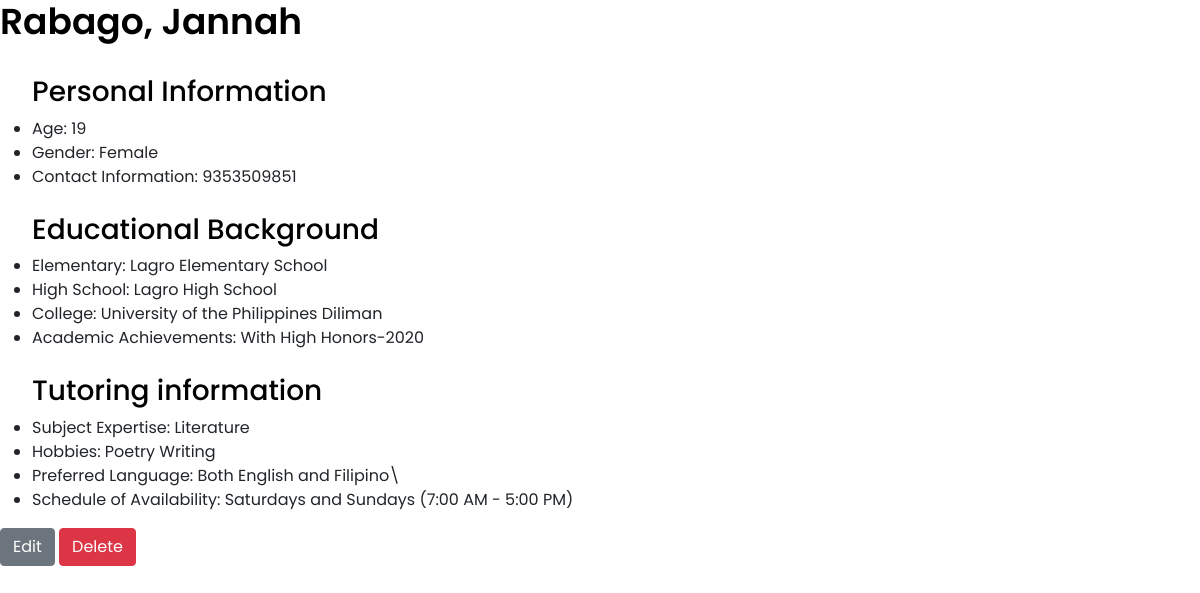
/tutorlist/3, run on the app's committed database.
### tables this page shows
CREATE TABLE "tutors" (
	"id"	INTEGER NOT NULL UNIQUE,
	"name"	TEXT NOT NULL,
	"age"	INTEGER,
	"gender"	TEXT,
	"contact"	NUMERIC,
	"elementary"	TEXT,
	"highschool"	TEXT,
	"college"	TEXT,
	"academicachievements"	TEXT,
	"type"	TEXT,
	"subject"	TEXT,
	"hobbies"	TEXT,
	"language"	TEXT,
	"schedule"	TEXT,
	"url"	TEXT,
	PRIMARY KEY("id" AUTOINCREMENT)
);

### app.py (the view)
@app.route ('/tutorlist/<tutor_type>')
def tutorlist(tutor_type):
    tutors = read_tutors_by_type(tutor_type)
    return render_template('tutorlist.html',tutor_type=tutor_type, tutors=tutors)

### app.py (called while the page is built)
@app.route('/tutorlist/<int:tutor_id>')
def tutor(tutor_id):
    tutor = read_tutor_by_id(tutor_id)
    return render_template('tutorprofile.html', tutor=tutor)

### data.py (called while the page is built)
def connect_db(path):
    conn = sqlite3.connect(path)
    conn.row_factory = sqlite3.Row
    return (conn, conn.cursor())

def read_tutor_by_id(tutor_id):
    conn, cur = connect_db(db_path)
    query = 'SELECT * FROM tutors WHERE id=?'
    result = cur.execute(query, (tutor_id,)).fetchone()
    conn.close()
    return result

### templates/tutorprofile.html (shortened to what this page needs)
{% extends 'base.html' %}
{% block content %}
<h1 style="color:black;"> {{ tutor.name }} </h1>
<ul>
    <h3 style="color:black;"> Personal Information</h3>
    <li>Age: {{ tutor.age}}</li>
    <li>Gender: {{ tutor.gender}}</li>
    <li>Contact Information: {{ tutor.contact}} </li> <br>
    <h3 style="color:black;">Educational Background</h3>
    <li>Elementary: {{ tutor.elementary}}</li>
    <li>High School: {{ tutor.highschool}}</li>
    <li>College: {{ tutor.college}}</li>
    <li>Academic Achievements: {{ tutor.academicachievements}}</li> <br>
    <h3 style="color:black;">Tutoring information</h3>
    <li>Subject Expertise: {{ tutor.subject}}</li>
    <li>Hobbies: {{ tutor.hobbies}}</li>
    <li>Preferred Language: {{ tutor.language}}</li>
    <li>Schedule of Availability: {{ tutor.schedule}}</li>
</ul>
<form action="{{ url_for('modify', tutor_type=tutor.type, tutor_id=tutor.id) }}" method="post">
    <input class="btn btn-secondary" type="submit" value="Edit" name="action">
    <input class="btn btn-danger" type="submit" value="Delete" name="action">
</form>
{% endblock %}

### static/css/style.css (style rules this page uses)
* { margin: 0; padding: 0; font-family: 'Poppins', sans-serif; }
h1 { font-size: 36px; font-weight: 600; color:#fff; }
h3 { color:#fff; }

### data on the page
tutors: age "19", gender "Female", contact "9353509851", elementary "Lagro Elementary School", highschool "Lagro High School", college "University of the Philippines Diliman", academicachievements "With High Honors-2020", subject "Literature", hobbies "Poetry Writing", language "Both English and Filipino\\", schedule "Saturdays and Sundays (7:00 AM - 5:00 PM)"
